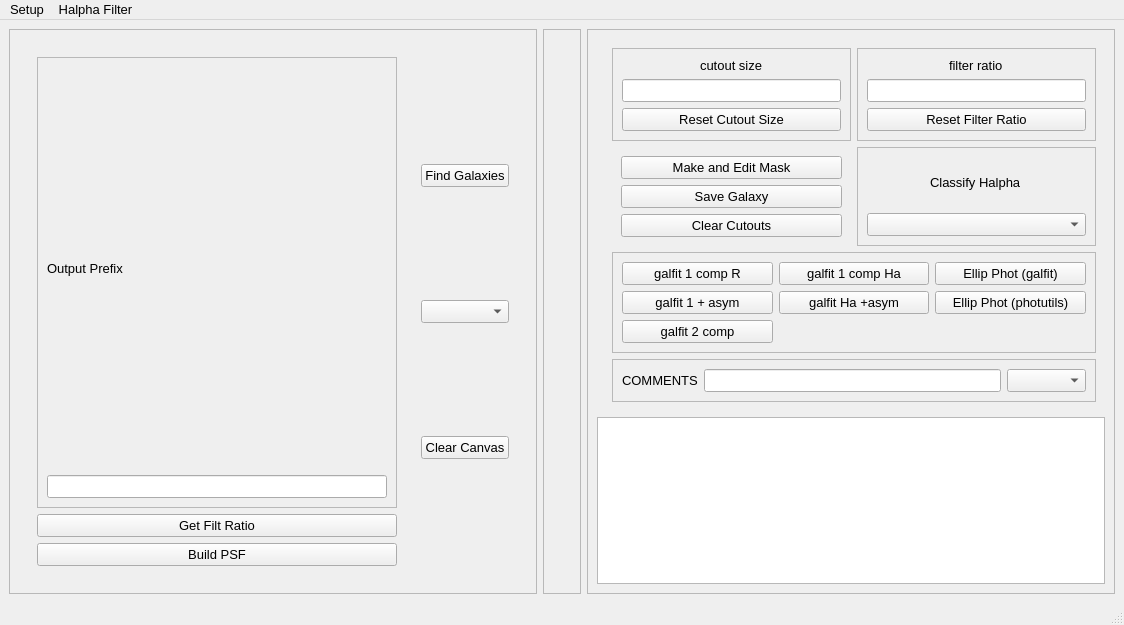
<?xml version="1.0" encoding="UTF-8"?>
<ui version="4.0">
 <class>MainWindow</class>
 <widget class="QMainWindow" name="MainWindow">
  <property name="geometry">
   <rect>
    <x>0</x>
    <y>0</y>
    <width>1124</width>
    <height>625</height>
   </rect>
  </property>
  <property name="font">
   <font>
    <pointsize>10</pointsize>
   </font>
  </property>
  <property name="windowTitle">
   <string>Halpha Console</string>
  </property>
  <widget class="QWidget" name="centralwidget">
   <layout class="QHBoxLayout" name="horizontalLayout">
    <item>
     <widget class="QFrame" name="mainframe">
      <property name="minimumSize">
       <size>
        <width>503</width>
        <height>0</height>
       </size>
      </property>
      <property name="frameShape">
       <enum>QFrame::StyledPanel</enum>
      </property>
      <property name="frameShadow">
       <enum>QFrame::Raised</enum>
      </property>
      <layout class="QGridLayout" name="leftLayout">
       <item row="1" column="0">
        <widget class="QWidget" name="button_bar" native="true">
         <layout class="QHBoxLayout" name="horizontalLayout_2">
          <item>
           <widget class="QWidget" name="widget_3" native="true">
            <layout class="QVBoxLayout" name="leftButtonLayout">
             <item>
              <widget class="QFrame" name="frame_7">
               <property name="frameShape">
                <enum>QFrame::StyledPanel</enum>
               </property>
               <property name="frameShadow">
                <enum>QFrame::Raised</enum>
               </property>
               <layout class="QVBoxLayout" name="verticalLayout_9">
                <item>
                 <widget class="QLabel" name="label">
                  <property name="text">
                   <string>Output Prefix</string>
                  </property>
                 </widget>
                </item>
                <item>
                 <widget class="QLineEdit" name="prefixLineEdit"/>
                </item>
               </layout>
              </widget>
             </item>
             <item>
              <widget class="QPushButton" name="wfratio">
               <property name="text">
                <string>Get Filt Ratio</string>
               </property>
              </widget>
             </item>
             <item>
              <widget class="QPushButton" name="psfButton">
               <property name="text">
                <string>Build PSF</string>
               </property>
              </widget>
             </item>
            </layout>
           </widget>
          </item>
          <item>
           <widget class="QWidget" name="widget_4" native="true">
            <layout class="QVBoxLayout" name="verticalLayout_7">
             <item>
              <widget class="QPushButton" name="wmark">
               <property name="text">
                <string>Find Galaxies</string>
               </property>
              </widget>
             </item>
             <item>
              <widget class="QComboBox" name="wgalid"/>
             </item>
             <item>
              <widget class="QPushButton" name="wclear">
               <property name="text">
                <string>Clear Canvas</string>
               </property>
              </widget>
             </item>
            </layout>
           </widget>
          </item>
         </layout>
        </widget>
       </item>
      </layout>
     </widget>
    </item>
    <item>
     <widget class="QFrame" name="cutoutFrame">
      <property name="frameShape">
       <enum>QFrame::StyledPanel</enum>
      </property>
      <property name="frameShadow">
       <enum>QFrame::Raised</enum>
      </property>
      <layout class="QGridLayout" name="gridLayout_2">
       <item row="0" column="0">
        <widget class="QWidget" name="cutouts" native="true">
         <property name="minimumSize">
          <size>
           <width>0</width>
           <height>172</height>
          </size>
         </property>
         <layout class="QGridLayout" name="cutoutsLayout"/>
        </widget>
       </item>
      </layout>
     </widget>
    </item>
    <item>
     <widget class="QFrame" name="rightFrame">
      <property name="frameShape">
       <enum>QFrame::StyledPanel</enum>
      </property>
      <property name="frameShadow">
       <enum>QFrame::Raised</enum>
      </property>
      <layout class="QGridLayout" name="gridLayout">
       <item row="1" column="0" colspan="2">
        <widget class="QTableWidget" name="tableWidget"/>
       </item>
       <item row="0" column="1">
        <widget class="QWidget" name="rightButtons" native="true">
         <layout class="QGridLayout" name="gridLayout_4">
          <item row="0" column="1">
           <widget class="QFrame" name="frame">
            <property name="frameShape">
             <enum>QFrame::StyledPanel</enum>
            </property>
            <property name="frameShadow">
             <enum>QFrame::Raised</enum>
            </property>
            <layout class="QVBoxLayout" name="verticalLayout_2">
             <item alignment="Qt::AlignHCenter">
              <widget class="QLabel" name="ratioSliderLabel">
               <property name="text">
                <string>filter ratio</string>
               </property>
              </widget>
             </item>
             <item>
              <widget class="QLineEdit" name="filterRatioLineEdit"/>
             </item>
             <item>
              <widget class="QPushButton" name="resetRatioButton">
               <property name="text">
                <string>Reset Filter Ratio</string>
               </property>
              </widget>
             </item>
            </layout>
           </widget>
          </item>
          <item row="0" column="0">
           <widget class="QFrame" name="frame_2">
            <property name="frameShape">
             <enum>QFrame::StyledPanel</enum>
            </property>
            <property name="frameShadow">
             <enum>QFrame::Raised</enum>
            </property>
            <layout class="QVBoxLayout" name="verticalLayout">
             <item alignment="Qt::AlignHCenter">
              <widget class="QLabel" name="cutoutSliderLabel">
               <property name="text">
                <string>cutout size</string>
               </property>
              </widget>
             </item>
             <item>
              <widget class="QLineEdit" name="cutoutSizeLineEdit"/>
             </item>
             <item>
              <widget class="QPushButton" name="resetSizeButton">
               <property name="text">
                <string>Reset Cutout Size</string>
               </property>
              </widget>
             </item>
            </layout>
           </widget>
          </item>
          <item row="1" column="0">
           <widget class="QWidget" name="widget_2" native="true">
            <layout class="QVBoxLayout" name="verticalLayout_3">
             <item>
              <widget class="QPushButton" name="makeMaskButton">
               <property name="text">
                <string>Make and Edit Mask</string>
               </property>
              </widget>
             </item>
             <item>
              <widget class="QPushButton" name="saveButton">
               <property name="text">
                <string>Save Galaxy</string>
               </property>
              </widget>
             </item>
             <item>
              <widget class="QPushButton" name="clearCutoutsButton">
               <property name="text">
                <string>Clear Cutouts</string>
               </property>
              </widget>
             </item>
            </layout>
           </widget>
          </item>
          <item row="1" column="1">
           <widget class="QFrame" name="frame_5">
            <property name="frameShape">
             <enum>QFrame::StyledPanel</enum>
            </property>
            <property name="frameShadow">
             <enum>QFrame::Raised</enum>
            </property>
            <layout class="QVBoxLayout" name="verticalLayout_6">
             <item alignment="Qt::AlignHCenter">
              <widget class="QLabel" name="label_2">
               <property name="text">
                <string>Classify Halpha</string>
               </property>
              </widget>
             </item>
             <item>
              <widget class="QComboBox" name="haTypeComboBox">
               <property name="toolTip">
                <string>HalphaType</string>
               </property>
               <property name="autoFillBackground">
                <bool>false</bool>
               </property>
               <property name="currentText">
                <string extracomment="Halpha Type"/>
               </property>
              </widget>
             </item>
            </layout>
           </widget>
          </item>
          <item row="6" column="0" colspan="2">
           <widget class="QFrame" name="frame_6">
            <property name="frameShape">
             <enum>QFrame::StyledPanel</enum>
            </property>
            <property name="frameShadow">
             <enum>QFrame::Raised</enum>
            </property>
            <layout class="QHBoxLayout" name="horizontalLayout_3">
             <item>
              <widget class="QLabel" name="label_3">
               <property name="text">
                <string>COMMENTS</string>
               </property>
              </widget>
             </item>
             <item>
              <widget class="QLineEdit" name="commentLineEdit"/>
             </item>
             <item>
              <widget class="QComboBox" name="commentComboBox"/>
             </item>
            </layout>
           </widget>
          </item>
          <item row="2" column="0" colspan="2">
           <widget class="QFrame" name="frame_4">
            <property name="frameShape">
             <enum>QFrame::StyledPanel</enum>
            </property>
            <property name="frameShadow">
             <enum>QFrame::Raised</enum>
            </property>
            <layout class="QGridLayout" name="gridLayout_3">
             <item row="1" column="0">
              <widget class="QPushButton" name="galfitAsymButton">
               <property name="text">
                <string>galfit 1 + asym</string>
               </property>
              </widget>
             </item>
             <item row="0" column="0">
              <widget class="QPushButton" name="galfitButton">
               <property name="text">
                <string>galfit 1 comp R</string>
               </property>
              </widget>
             </item>
             <item row="0" column="1">
              <widget class="QPushButton" name="galfitHaButton">
               <property name="text">
                <string>galfit 1 comp Ha</string>
               </property>
              </widget>
             </item>
             <item row="2" column="0">
              <widget class="QPushButton" name="galfit2Button">
               <property name="text">
                <string>galfit 2 comp</string>
               </property>
              </widget>
             </item>
             <item row="1" column="1">
              <widget class="QPushButton" name="galfitHaAsymButton">
               <property name="text">
                <string>galfit Ha +asym</string>
               </property>
              </widget>
             </item>
             <item row="0" column="2">
              <widget class="QPushButton" name="fitEllipseGalfitButton">
               <property name="text">
                <string>Ellip Phot (galfit)</string>
               </property>
              </widget>
             </item>
             <item row="1" column="2">
              <widget class="QPushButton" name="fitEllipsePhotutilsButton">
               <property name="text">
                <string>Ellip Phot (photutils)</string>
               </property>
              </widget>
             </item>
            </layout>
           </widget>
          </item>
         </layout>
        </widget>
       </item>
      </layout>
     </widget>
    </item>
   </layout>
  </widget>
  <widget class="QStatusBar" name="statusbar"/>
  <widget class="QMenuBar" name="menubar">
   <property name="geometry">
    <rect>
     <x>0</x>
     <y>0</y>
     <width>1124</width>
     <height>22</height>
    </rect>
   </property>
   <widget class="QMenu" name="menuSetup">
    <property name="title">
     <string>Setup</string>
    </property>
    <addaction name="actionR_coadd"/>
    <addaction name="actionHa_coadd_2"/>
    <addaction name="actionNSA_catalog_path"/>
    <addaction name="actionAGC_catalog_path"/>
    <addaction name="separator"/>
    <addaction name="actionQuit_2"/>
   </widget>
   <widget class="QMenu" name="menuHalpha_Filter">
    <property name="title">
     <string>Halpha Filter</string>
    </property>
    <addaction name="actionhalpha4"/>
    <addaction name="actionhalpha8"/>
    <addaction name="actionhalpha12"/>
    <addaction name="actionhalpha16"/>
    <addaction name="actioninthalpha"/>
    <addaction name="actionintha6657"/>
    <addaction name="actionsienaha"/>
   </widget>
   <addaction name="menuSetup"/>
   <addaction name="menuHalpha_Filter"/>
  </widget>
  <action name="action_rcoadd">
   <property name="text">
    <string>R-band coadd</string>
   </property>
  </action>
  <action name="action_hacoadd">
   <property name="text">
    <string>Halpha coadd</string>
   </property>
  </action>
  <action name="actionQuit">
   <property name="text">
    <string>Quit</string>
   </property>
  </action>
  <action name="actionsave">
   <property name="text">
    <string>save</string>
   </property>
  </action>
  <action name="action_nsapath">
   <property name="text">
    <string>set_path</string>
   </property>
  </action>
  <action name="actionha4">
   <property name="text">
    <string>ha4</string>
   </property>
  </action>
  <action name="actionha8">
   <property name="text">
    <string>ha8</string>
   </property>
  </action>
  <action name="actionha12">
   <property name="text">
    <string>ha12</string>
   </property>
  </action>
  <action name="actionha16">
   <property name="text">
    <string>ha16</string>
   </property>
  </action>
  <action name="actionR_coadd">
   <property name="checkable">
    <bool>false</bool>
   </property>
   <property name="text">
    <string>R coadd path</string>
   </property>
   <property name="statusTip">
    <string>full path of R-band coadded image</string>
   </property>
  </action>
  <action name="actionHa_coadd">
   <property name="text">
    <string>Ha coadd path</string>
   </property>
   <property name="whatsThis">
    <string>full path to Halpha coadd image</string>
   </property>
  </action>
  <action name="actionHa_coadd_2">
   <property name="text">
    <string>Ha coadd path</string>
   </property>
   <property name="statusTip">
    <string>select Halpha coadded image</string>
   </property>
  </action>
  <action name="actionNSA_catalog_path">
   <property name="text">
    <string>NSA catalog path</string>
   </property>
  </action>
  <action name="actionQuit_2">
   <property name="text">
    <string>Quit</string>
   </property>
  </action>
  <action name="actionhalpha4">
   <property name="checkable">
    <bool>true</bool>
   </property>
   <property name="text">
    <string>halpha4</string>
   </property>
  </action>
  <action name="actionhalpha8">
   <property name="checkable">
    <bool>true</bool>
   </property>
   <property name="text">
    <string>halpha8</string>
   </property>
  </action>
  <action name="actionhalpha12">
   <property name="checkable">
    <bool>true</bool>
   </property>
   <property name="text">
    <string>halpha12</string>
   </property>
  </action>
  <action name="actionhalpha16">
   <property name="checkable">
    <bool>true</bool>
   </property>
   <property name="text">
    <string>halpha16</string>
   </property>
  </action>
  <action name="actionAGC_catalog_path">
   <property name="text">
    <string>AGC catalog path</string>
   </property>
  </action>
  <action name="actioninthalpha">
   <property name="checkable">
    <bool>true</bool>
   </property>
   <property name="text">
    <string>int-halpha</string>
   </property>
  </action>
  <action name="actionintha6657">
   <property name="checkable">
    <bool>true</bool>
   </property>
   <property name="text">
    <string>int-ha6657</string>
   </property>
  </action>
  <action name="actionsienaha">
   <property name="checkable">
    <bool>true</bool>
   </property>
   <property name="text">
    <string>siena-halpha</string>
   </property>
  </action>
 </widget>
 <resources/>
 <connections/>
</ui>
